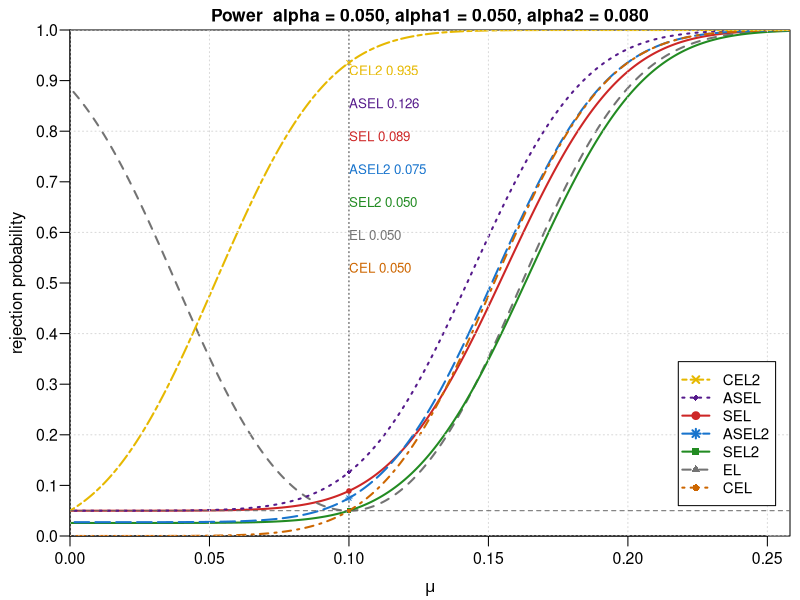

The R source for this figure:
#============================================================
# SEL local asymptotic potential function
#
# Local parametrization:
#   mu* = mu0 + tau * sigma / sqrt(n), tau in R
#   tau <= 0 is the local null region; tau > 0 is the local alternative.
#
# Notation:
#   z_alpha2      = qnorm(1 - alpha2)
#   z_alpha1_over2 = qnorm(1 - alpha1 / 2)
#   chi_1_alpha1^2 = z_alpha1_over2^2 = qchisq(1 - alpha1, df = 1)
#   alpha          = nominal target size used to optionally calibrate alpha1
#
# SEL local asymptotic rejection probability / potential:
#   pi_s(tau) =
#   P{ U + V^2 1(V > z_alpha2) > chi_1_alpha1^2 },
#   U ~ chisq_1, V ~ N(tau, 1), U independent of V.
#
# ASEL local asymptotic rejection probability / potential:
#   pi_a(tau) =
#     pi_s(tau),                                      if mu0 = 0,
#     1 - Phi(z_alpha2 - tau) F_chisq1(chi_1_alpha1^2), if mu0 != 0.
#   Since chi_1_alpha1^2 is the upper alpha1 quantile,
#     F_chisq1(chi_1_alpha1^2) = 1 - alpha1.
#
# ASEL2 uses the same ASEL formula with a separate corrected alpha2.
#
# CEL local asymptotic rejection probability:
#   T_c -> V^2 1(V > 0), V ~ N(tau, 1).
#   With the mixture null critical value chi^2_{1,2 alpha},
#   pi_c(tau) = P{V > sqrt(chi^2_{1,2 alpha})}.
#
# CEL2 local asymptotic rejection probability:
#   T_cel2 = ell(0) 1(hat_mu > 0), i.e. CEL with fixed mu0 = 0.
#   With z_{2 alpha}(1) = chi^2_{1, 2 alpha},
#   pi_cel2(tau) = Phi(tau - sqrt(z_{2 alpha}(1))).
#============================================================

rm(list = ls())

#-----------------------------#
# Basic notation
#-----------------------------#
sel_constants <- function(alpha1 = 0.05, alpha2 = 0.08) {
  stopifnot(length(alpha1) == 1, length(alpha2) == 1)
  if (alpha1 <= 0 || alpha1 >= 1) stop("alpha1 must be in (0, 1).")
  if (alpha2 <= 0 || alpha2 >= 1) stop("alpha2 must be in (0, 1).")

  z_alpha2 <- qnorm(1 - alpha2)
  z_alpha1_over2 <- qnorm(1 - alpha1 / 2)
  chi_1_alpha1_sq <- qchisq(1 - alpha1, df = 1)

  list(
    alpha1 = alpha1,
    alpha2 = alpha2,
    z_alpha2 = z_alpha2,
    z_alpha1_over2 = z_alpha1_over2,
    chi_1_alpha1_sq = chi_1_alpha1_sq
  )
}

chisq1_upper_tail <- function(x) {
  pchisq(x, df = 1, lower.tail = FALSE)
}

tau_to_mu <- function(tau, mu0 = 0, sigma = 1, n = 1000) {
  if (sigma <= 0) stop("sigma must be positive.")
  if (n <= 0) stop("n must be positive.")
  mu0 + tau * sigma / sqrt(n)
}

mu_to_tau <- function(mu, mu0 = 0, sigma = 1, n = 1000) {
  if (sigma <= 0) stop("sigma must be positive.")
  if (n <= 0) stop("n must be positive.")
  sqrt(n) * (mu - mu0) / sigma
}

#-----------------------------#
# Direct integral formula
#-----------------------------#
sel_power_integral_one <- function(tau, alpha1 = 0.05, alpha2 = 0.08,
                                   rel.tol = 1e-10) {
  cc <- sel_constants(alpha1, alpha2)
  q <- cc$chi_1_alpha1_sq
  z2 <- cc$z_alpha2

  integrand <- function(v) {
    chisq1_upper_tail(q - v^2) * dnorm(v, mean = tau, sd = 1)
  }

  value <- alpha1 * pnorm(z2 - tau) +
    integrate(
      integrand,
      lower = z2,
      upper = Inf,
      rel.tol = rel.tol,
      subdivisions = 1000
    )$value

  min(max(value, 0), 1)
}

sel_power_integral <- function(tau, alpha1 = 0.05, alpha2 = 0.08,
                               rel.tol = 1e-10) {
  vapply(
    tau,
    sel_power_integral_one,
    numeric(1),
    alpha1 = alpha1,
    alpha2 = alpha2,
    rel.tol = rel.tol
  )
}

#-----------------------------#
# Piecewise formula in manuscript
#-----------------------------#
sel_power_piecewise_one <- function(tau, alpha1 = 0.05, alpha2 = 0.08,
                                    rel.tol = 1e-10) {
  cc <- sel_constants(alpha1, alpha2)
  z2 <- cc$z_alpha2
  zhalf <- cc$z_alpha1_over2
  q <- cc$chi_1_alpha1_sq

  if (alpha1 >= 2 * alpha2) {
    return(1 - (1 - alpha1) * pnorm(z2 - tau))
  }

  integrand <- function(v) {
    chisq1_upper_tail(q - v^2) * dnorm(v, mean = tau, sd = 1)
  }

  middle <- integrate(
    integrand,
    lower = z2,
    upper = zhalf,
    rel.tol = rel.tol,
    subdivisions = 1000
  )$value

  value <- alpha1 * pnorm(z2 - tau) +
    middle +
    1 - pnorm(zhalf - tau)

  min(max(value, 0), 1)
}

sel_power_piecewise <- function(tau, alpha1 = 0.05, alpha2 = 0.08,
                                rel.tol = 1e-10) {
  vapply(
    tau,
    sel_power_piecewise_one,
    numeric(1),
    alpha1 = alpha1,
    alpha2 = alpha2,
    rel.tol = rel.tol
  )
}

# Main wrapper.
# method = "piecewise" uses the simplified formula in the note.
# method = "integral" uses the original integral over [z_alpha2, Inf).
sel_power <- function(tau, alpha1 = 0.05, alpha2 = 0.08,
                      method = c("piecewise", "integral"),
                      rel.tol = 1e-10) {
  method <- match.arg(method)

  if (method == "piecewise") {
    sel_power_piecewise(tau, alpha1, alpha2, rel.tol)
  } else {
    sel_power_integral(tau, alpha1, alpha2, rel.tol)
  }
}

sel_boundary_power <- function(alpha1 = 0.05, alpha2 = 0.08,
                               method = c("piecewise", "integral")) {
  method <- match.arg(method)
  sel_power(0, alpha1 = alpha1, alpha2 = alpha2, method = method)
}

# Calibrate the chi-square critical tail alpha1 so that
#   pi_s(0; alpha1, alpha2) = target_alpha.
# SEL uses alpha1 = target_alpha.
# SEL2 uses the calibrated alpha1 below.
calibrate_sel_alpha1 <- function(target_alpha = 0.05, alpha2 = 0.08,
                                 rel.tol = 1e-10) {
  if (target_alpha <= 0 || target_alpha >= 1) {
    stop("target_alpha must be in (0, 1).")
  }
  if (alpha2 <= 0 || alpha2 >= 0.5) {
    stop("alpha2 must be in (0, 0.5) for this calibration formula.")
  }

  threshold <- 3 * alpha2 - 2 * alpha2^2

  if (target_alpha >= threshold) {
    return((target_alpha - alpha2) / (1 - alpha2))
  }

  f <- function(alpha1) {
    sel_power(0, alpha1 = alpha1, alpha2 = alpha2, method = "piecewise",
              rel.tol = rel.tol) - target_alpha
  }

  upper <- 2 * alpha2 * (1 - sqrt(.Machine$double.eps))
  uniroot(f, lower = .Machine$double.eps, upper = upper, tol = rel.tol)$root
}

# T2 alone:
#   T2 -> chi_1^2(tau^2)
# If the rejection rule is T2 > chi_1_alpha^2, then
#   power_T2(tau) = P{chi_1^2(tau^2) > chi_1_alpha^2}.
t2_power <- function(tau, alpha = 0.05) {
  if (alpha <= 0 || alpha >= 1) stop("alpha must be in (0, 1).")
  chi_1_alpha_sq <- qchisq(1 - alpha, df = 1)
  pchisq(
    chi_1_alpha_sq,
    df = 1,
    ncp = tau^2,
    lower.tail = FALSE
  )
}

# ASEL:
#   if mu0 = 0, ASEL coincides with SEL;
#   if mu0 != 0, the second empirical likelihood term diverges after screening.
asel_power <- function(tau, alpha1 = 0.05, alpha2 = 0.08, mu0 = 1,
                       sel_method = c("piecewise", "integral"),
                       rel.tol = 1e-10) {
  cc <- sel_constants(alpha1, alpha2)
  sel_method <- match.arg(sel_method)

  if (isTRUE(all.equal(mu0, 0))) {
    return(sel_power(tau, alpha1, alpha2, method = sel_method, rel.tol = rel.tol))
  }

  value <- 1 - pnorm(cc$z_alpha2 - tau) * (1 - alpha1)
  pmin(pmax(value, 0), 1)
}

# CEL:
#   T_c = ell(mu0) 1(hat_mu > mu0)
# Under mu* = mu0 + tau sigma / sqrt(n),
#   T_c -> V^2 1(V > 0), V ~ N(tau, 1).
# The least-favorable null limit is 0.5 chi^2_0 + 0.5 chi^2_1,
# so a size-alpha rejection rule uses chi^2_{1, 2 alpha}.
cel_power <- function(tau, alpha = 0.05) {
  if (alpha <= 0 || alpha >= 0.5) stop("alpha must be in (0, 0.5).")
  crit <- qchisq(1 - 2 * alpha, df = 1)
  1 - pnorm(sqrt(crit) - tau)
}

# CEL2:
#   T_cel2 = ell(0) 1(hat_mu > 0), fixed mu0 = 0.
# Under mu* = tau sigma / sqrt(n), tau > 0,
#   pi_cel2(tau) = Phi(tau - sqrt(z_{2 alpha}(1))),
# where z_{2 alpha}(1) is the upper 2 alpha quantile of chi^2_1.
cel2_power <- function(tau, alpha = 0.05) {
  if (alpha <= 0 || alpha >= 0.5) stop("alpha must be in (0, 0.5).")
  crit <- qchisq(1 - 2 * alpha, df = 1)
  value <- pnorm(tau - sqrt(crit))
  pmin(pmax(value, 0), 1)
}

#-----------------------------#
# Plot helper
#-----------------------------#
plot_sel_power <- function(mu_grid, power_sel, power_t2 = NULL,
                           power_sel2 = NULL, power_asel = NULL,
                           power_asel2 = NULL,
                           power_cel = NULL,
                           power_cel2 = NULL,
                           alpha1_sel2 = NULL,
                           alpha = 0.05, alpha1 = 0.05, alpha2 = 0.08,
                           mu0 = 0, n = 1000, sigma = 1,
                           show_boundary_labels = TRUE,
                           main = NULL) {
  if (is.null(main)) {
    main <- sprintf(
      "Power  alpha = %.3f, alpha1 = %.3f, alpha2 = %.3f",
      alpha,
      alpha1,
      alpha2
    )
  }

  old_par <- par(no.readonly = TRUE)  # 保存当前图形参数，作图结束后恢复
  on.exit(par(old_par), add = TRUE)   # 函数退出时自动还原 par，避免污染交互会话
  par(
    oma = c(0, 0, 0, 0),              # 外层边距：下、左、上、右；全 0 去掉多余留白
    mar = c(3.2, 3.5, 1.5, 0.5),      # 绘图区边距：下、左、上、右；比默认更紧凑
    mgp = c(2.2, 0.6, 0),             # 轴标题/刻度/次刻度与绘图区的距离
    las = 1,                          # y 轴刻度水平显示，便于阅读
    cex.main = 1.05,                  # 主标题字号
    cex.lab = 1,                      # 轴标题字号
    cex.axis = 0.95                   # 轴刻度字号
  )

  plot(
    mu_grid,
    power_sel,
    type = "l",                       # 折线图
    lwd = 2,                          # 线宽
    col = "firebrick3",               # SEL 曲线颜色
    xlim = c(0, max(mu_grid)),         # 横轴从 0 开始显示
    ylim = c(0, 1),                   # 拒绝概率范围
    xaxs = "i",                       # x 轴紧贴数据范围，去掉默认 4% 内边距
    yaxs = "i",                       # y 轴紧贴 [0, 1]，减少上下留白
    yaxt = "n",                       # 关闭默认 y 轴，下面手动指定 0.1 间隔刻度
    xlab = expression(mu),            # x 轴：真实均值 mu
    ylab = "rejection probability",   # y 轴：拒绝概率
    main = main                       # 标题：名义水平与 alpha1、alpha2
  )
  axis(2, at = seq(0, 1, by = 0.1), las = 1)
  if (!is.null(power_t2)) {
    lines(mu_grid, power_t2, lwd = 2, lty = 2, col = "gray45")
  }
  if (!is.null(power_sel2)) {
    lines(mu_grid, power_sel2, lwd = 2, lty = 1, col = "forestgreen")
  }
  if (!is.null(power_asel)) {
    lines(mu_grid, power_asel, lwd = 2, lty = 3, col = "purple4")
  }
  if (!is.null(power_asel2)) {
    lines(mu_grid, power_asel2, lwd = 2, lty = 5, col = "dodgerblue3")
  }
  if (!is.null(power_cel)) {
    lines(mu_grid, power_cel, lwd = 2, lty = 4, col = "darkorange3")
  }
  if (!is.null(power_cel2)) {
    lines(mu_grid, power_cel2, lwd = 2, lty = 6, col = "#E6B800")
  }
  grid(col = "gray85")
  abline(h = alpha, lty = 2, col = "gray40")
  abline(v = mu0, lty = 3, col = "gray30")
  boundary_idx <- which.min(abs(mu_grid - mu0))
  boundary_pt_cex <- 0.6                 # 临界值点字号
  points(mu0, power_sel[boundary_idx], pch = 19, col = "firebrick3", cex = boundary_pt_cex)
  if (!is.null(power_t2)) {
    points(mu0, power_t2[boundary_idx], pch = 17, col = "gray45", cex = boundary_pt_cex)
  }
  if (!is.null(power_sel2)) {
    points(mu0, power_sel2[boundary_idx], pch = 15, col = "forestgreen", cex = boundary_pt_cex)
  }
  if (!is.null(power_asel)) {
    points(mu0, power_asel[boundary_idx], pch = 18, col = "purple4", cex = boundary_pt_cex)
  }
  if (!is.null(power_asel2)) {
    points(mu0, power_asel2[boundary_idx], pch = 8, col = "dodgerblue3", cex = boundary_pt_cex)
  }
  if (!is.null(power_cel)) {
    points(mu0, power_cel[boundary_idx], pch = 16, col = "darkorange3", cex = boundary_pt_cex)
  }
  if (!is.null(power_cel2)) {
    points(mu0, power_cel2[boundary_idx], pch = 4, col = "#E6B800", cex = boundary_pt_cex)
  }

  plot_items <- data.frame(
    label = "SEL",
    value = power_sel[boundary_idx],
    col = "firebrick3",
    lty = 1,
    pch = 19,
    stringsAsFactors = FALSE
  )
  if (!is.null(power_t2)) {
    plot_items <- rbind(
      plot_items,
      data.frame(label = "EL", value = power_t2[boundary_idx],
                 col = "gray45", lty = 2, pch = 17,
                 stringsAsFactors = FALSE)
    )
  }
  if (!is.null(power_sel2)) {
    plot_items <- rbind(
      plot_items,
      data.frame(label = "SEL2", value = power_sel2[boundary_idx],
                 col = "forestgreen", lty = 1, pch = 15,
                 stringsAsFactors = FALSE)
    )
  }
  if (!is.null(power_asel)) {
    plot_items <- rbind(
      plot_items,
      data.frame(label = "ASEL", value = power_asel[boundary_idx],
                 col = "purple4", lty = 3, pch = 18,
                 stringsAsFactors = FALSE)
    )
  }
  if (!is.null(power_asel2)) {
    plot_items <- rbind(
      plot_items,
      data.frame(label = "ASEL2", value = power_asel2[boundary_idx],
                 col = "dodgerblue3", lty = 5, pch = 8,
                 stringsAsFactors = FALSE)
    )
  }
  if (!is.null(power_cel)) {
    plot_items <- rbind(
      plot_items,
      data.frame(label = "CEL", value = power_cel[boundary_idx],
                 col = "darkorange3", lty = 4, pch = 16,
                 stringsAsFactors = FALSE)
    )
  }
  if (!is.null(power_cel2)) {
    plot_items <- rbind(
      plot_items,
      data.frame(label = "CEL2", value = power_cel2[boundary_idx],
                 col = "#E6B800", lty = 6, pch = 4,
                 stringsAsFactors = FALSE)
    )
  }
  plot_items <- plot_items[order(plot_items$value), ]

  if (show_boundary_labels) {
    label_items <- plot_items[rev(seq_len(nrow(plot_items))), ]
    label_x <- mu0
    label_y <- seq(0.92, by = -0.065, length.out = nrow(label_items))

    text(
      x = label_x,
      y = label_y,
      labels = sprintf("%s %.3f", label_items$label, label_items$value),
      adj = c(0, 0.5),
      col = label_items$col,
      cex = 0.8,                     # 边界数值标注字号
      xpd = NA
    )
  }

  legend_items <- plot_items[rev(seq_len(nrow(plot_items))), ]

  legend(
    "bottomright",
    legend = legend_items$label,
    col = legend_items$col,
    lty = legend_items$lty,
    lwd = rep(2, nrow(legend_items)),
    pch = legend_items$pch,
    inset = c(0.02, 0.06),
    cex = 0.9,
    bty = "o"
  )
}

script_dir <- function() {
  args <- commandArgs(trailingOnly = FALSE)
  file_arg <- "--file="
  idx <- grep(file_arg, args, fixed = TRUE)
  if (length(idx) == 0) return(getwd())
  path <- sub(file_arg, "", args[idx[1]], fixed = TRUE)
  if (!file.exists(path)) path <- gsub("~\\+~", " ", path)
  if (!file.exists(path)) return(getwd())
  dirname(normalizePath(path))
}

draw_or_save <- function(plot_fun, save_plot = FALSE, file_path = NULL,
                         width = 7, height = 5, res = 300) {
  if (save_plot) {
    if (is.null(file_path)) stop("file_path is required when save_plot = TRUE.")
    ext <- tolower(tools::file_ext(file_path))
    if (ext == "eps") {
      postscript(
        file_path,
        width = width,
        height = height,
        horizontal = FALSE,
        onefile = FALSE,
        paper = "special",
        family = "Helvetica"
      )
    } else if (ext == "png") {
      png(file_path, width = width, height = height, units = "in", res = res)
    } else {
      stop("Unsupported file extension: ", ext, ". Use .eps or .png.")
    }
    on.exit(dev.off(), add = TRUE)
    plot_fun()
    return(invisible(file_path))
  }

  plot_fun()
  invisible(NULL)
}

#-----------------------------#
# Example run
#-----------------------------#
alpha <- 0.05
alpha2 <- 0.08
alpha2_asel2 <- 0.049 # 小于 0.05
alpha1 <- alpha
alpha1_asel2 <- calibrate_sel_alpha1(alpha, alpha2_asel2)
mu0 <- 0.1
sigma <- 1
n <- 1000
tau_grid <- seq(-5, 5, by = 0.02)
mu_grid <- tau_to_mu(tau_grid, mu0 = mu0, sigma = sigma, n = n)
save_plot <- F

power_piecewise <- sel_power(tau_grid, alpha1, alpha2, method = "piecewise")
power_integral <- sel_power(tau_grid, alpha1, alpha2, method = "integral")
alpha1_sel2 <- calibrate_sel_alpha1(alpha, alpha2)
power_sel2 <- sel_power(tau_grid, alpha1_sel2, alpha2, method = "piecewise")
power_t2 <- t2_power(tau_grid, alpha)
power_asel <- asel_power(tau_grid, alpha1, alpha2, mu0 = mu0)
power_asel2 <- asel_power(tau_grid, alpha1_asel2, alpha2_asel2, mu0 = mu0)
power_cel <- cel_power(tau_grid, alpha)
tau_grid_cel2 <- mu_to_tau(mu_grid, mu0 = 0, sigma = sigma, n = n)
power_cel2 <- cel2_power(tau_grid_cel2, alpha)

check <- max(abs(power_piecewise - power_integral))
cat("max |piecewise - integral| =", signif(check, 6), "\n")
cat("mu0                         =", signif(mu0, 8), "\n")
cat("sigma                       =", signif(sigma, 8), "\n")
cat("n                           =", signif(n, 8), "\n")
cat("nominal alpha               =", signif(alpha, 8), "\n")
cat("SEL/ASEL alpha1             =", signif(alpha1, 8), "\n")
cat("boundary rejection pi_s(0)  =", signif(power_piecewise[which.min(abs(tau_grid))], 6), "\n")
cat("boundary rejection pi_a(0)  =", signif(power_asel[which.min(abs(tau_grid))], 6), "\n")
cat("boundary rejection pi_a2(0) =", signif(power_asel2[which.min(abs(tau_grid))], 6), "\n")
cat("ASEL mu0 case               =", if (isTRUE(all.equal(mu0, 0))) "mu0 = 0" else "mu0 != 0", "\n")
cat("ASEL2 alpha2                =", signif(alpha2_asel2, 8), "\n")
cat("ASEL2 alpha1                =", signif(alpha1_asel2, 8), "\n")
cat("SEL2 calibrated alpha1      =", signif(alpha1_sel2, 8), "\n")
cat("SEL2 critical value         =", signif(qchisq(1 - alpha1_sel2, 1), 8), "\n")
cat("boundary rejection SEL2     =", signif(power_sel2[which.min(abs(tau_grid))], 6), "\n")
cat("boundary rejection CEL      =", signif(power_cel[which.min(abs(tau_grid))], 6), "\n")
cat("CEL2 at plotted mu0         =", signif(power_cel2[which.min(abs(tau_grid))], 6), "\n")
cat("CEL2 fixed mu0              = 0\n")
cat("boundary rejection EL       =", signif(power_t2[which.min(abs(tau_grid))], 6), "\n")

out_dir <- script_dir()
out_eps <- file.path(
  out_dir,
  sprintf("SEL-Theory-Reject-Ratio-alpha1-%.3f-alpha2-%.3f.eps",
          alpha1, alpha2)
)

if (!save_plot && !interactive()) {
  cat("save_plot = FALSE; plots are drawn on the active graphics device if available.\n")
  cat("Set save_plot <- TRUE to save EPS files when running by Rscript.\n")
}

draw_or_save(
  function() {
    plot_sel_power(
      mu_grid = mu_grid,
      power_sel = power_piecewise,
      power_t2 = power_t2,
      power_sel2 = power_sel2,
      power_asel = power_asel,
      power_asel2 = power_asel2,
      power_cel = power_cel,
      power_cel2 = power_cel2,
      alpha1_sel2 = alpha1_sel2,
      alpha = alpha,
      alpha1 = alpha1,
      alpha2 = alpha2,
      mu0 = mu0,
      n = n,
      sigma = sigma
    )
  },
  save_plot = save_plot,
  file_path = out_eps
)

if (save_plot) {
  cat("potential plot saved:", out_eps, "\n")
}
